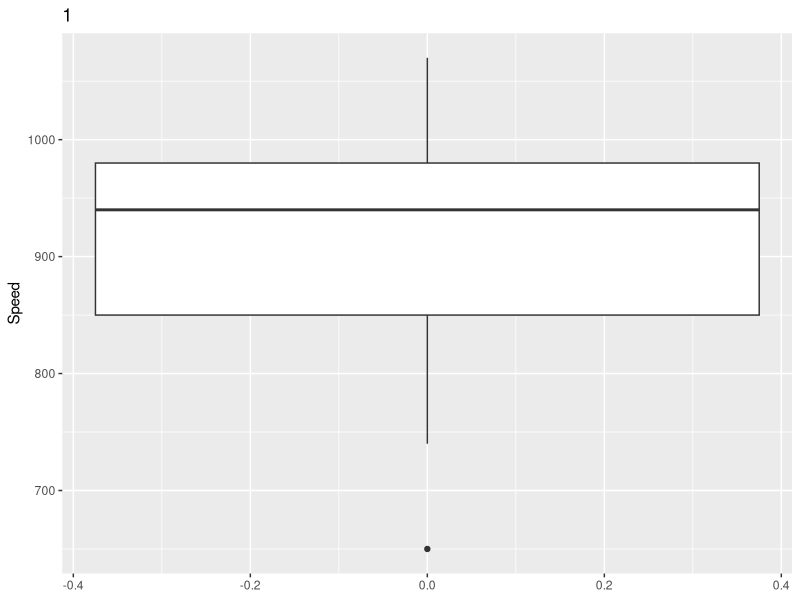
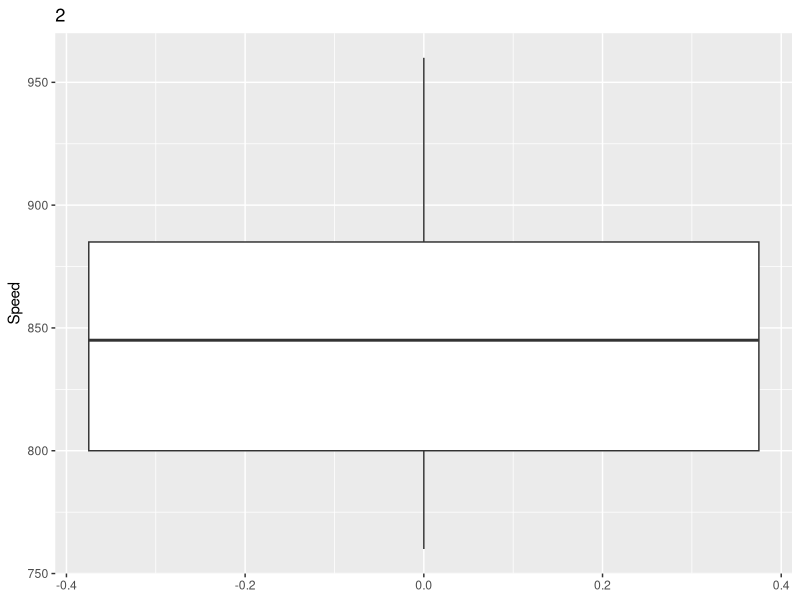
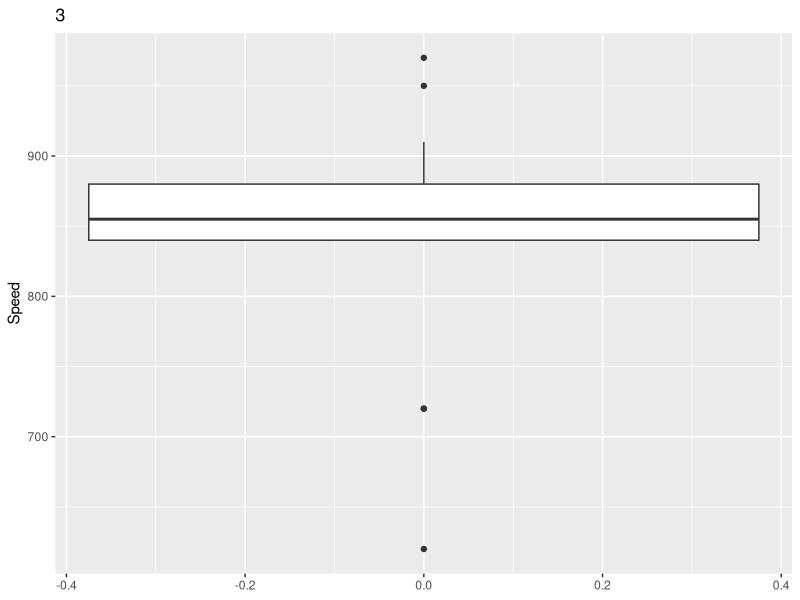
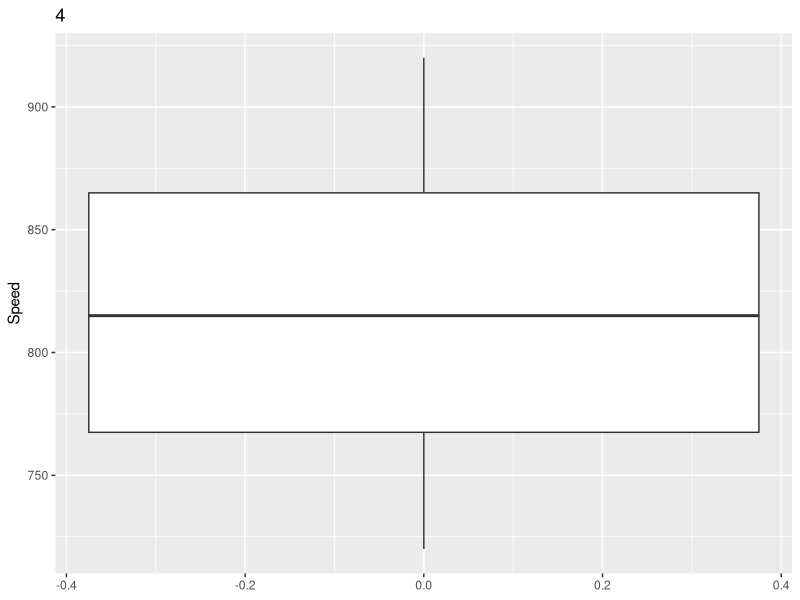
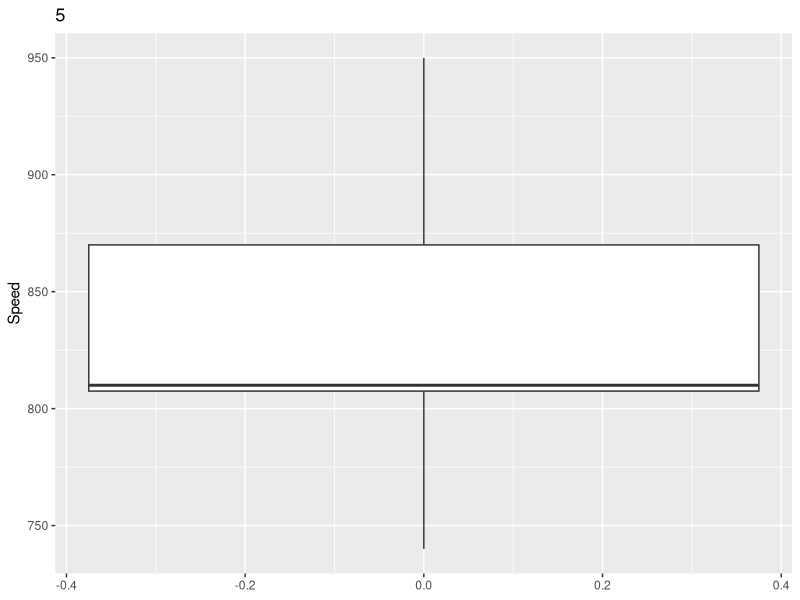
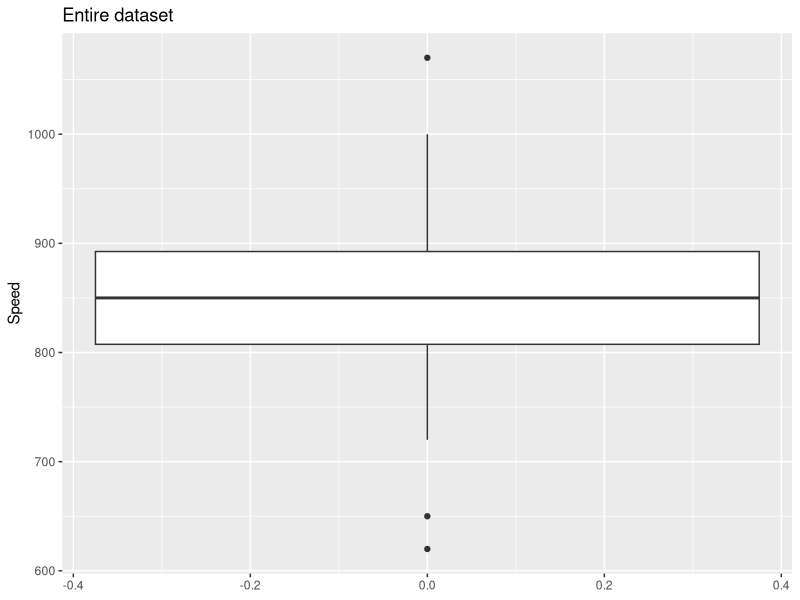

Write the R code that produced these figures, in order.
## ---- chunk 1
knitr::opts_chunk$set(echo = TRUE)
## ---- chunk 2
library(dplyr)
library(ggplot2)
## ---- chunk 3
data <- read.csv("humans-names.csv")
morleydata <- read.csv("morley.dat")


## ---- chunk 4
expt = unique(morley$Expt)
expt.i = expt[1]
for(expt.i in expt)
{
  morley.i = morley[morley$Expt==expt.i,]
  print(ggplot(morley.i,aes(y=Speed)) + geom_boxplot() + ggtitle(expt.i))
}
ggplot(morley,aes(y=Speed)) + geom_boxplot() + ggtitle("Entire dataset")
## ---- chunk 5

## ---- chunk 6

